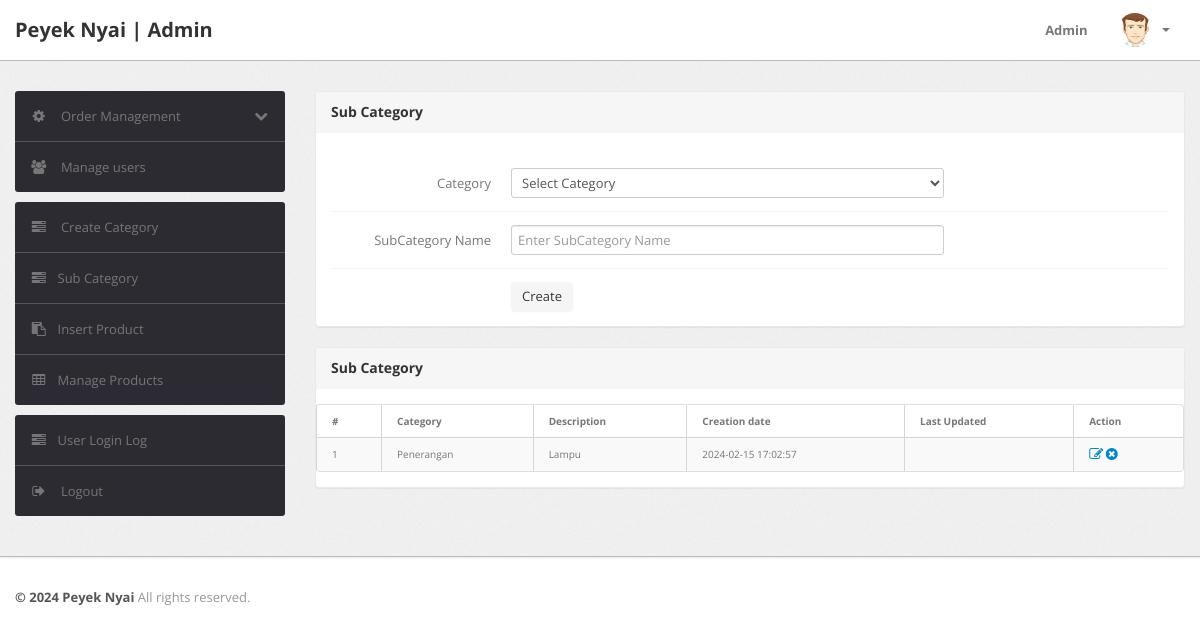
Page /admin/subcategory.php (signed in) on the committed database.
### tables this page shows
CREATE TABLE `subcategory` (
  `id` int(11) NOT NULL,
  `categoryid` int(11) DEFAULT NULL,
  `subcategory` varchar(255) DEFAULT NULL,
  `creationDate` timestamp NULL DEFAULT current_timestamp(),
  `updationDate` varchar(255) DEFAULT NULL
);

CREATE TABLE `category` (
  `id` int(11) NOT NULL,
  `categoryName` varchar(255) DEFAULT NULL,
  `categoryDescription` longtext DEFAULT NULL,
  `creationDate` timestamp NOT NULL DEFAULT current_timestamp(),
  `updationDate` varchar(255) DEFAULT NULL
);

### admin/subcategory.php (the view, shortened to what this page needs)
<?php
include('include/config.php');
if(strlen($_SESSION['alogin'])==0)
	{
header('location:index.php');
}
else{
?>
<!DOCTYPE html>
<html lang="en">
<head>
	<link type="text/css" href="bootstrap/css/bootstrap.min.css" rel="stylesheet">
	<link type="text/css" href="bootstrap/css/bootstrap-responsive.min.css" rel="stylesheet">
	<link type="text/css" href="css/theme.css" rel="stylesheet">
	<link type="text/css" href="images/icons/css/font-awesome.css" rel="stylesheet">
</head>
<body>
<?php include('include/header.php');?>
	<div class="wrapper">
		<div class="container">
			<div class="row">
<?php include('include/sidebar.php');?>
			<div class="span9">
					<div class="content">
						<div class="module">
							<div class="module-head">
								<h3>Sub Category</h3>
							</div>
							<div class="module-body">
									<br />
			<form class="form-horizontal row-fluid" name="subcategory" method="post" >
<div class="control-group">
<label class="control-label" for="basicinput">Category</label>
<div class="controls">
<select name="category" class="span8 tip" required>
<option value="">Select Category</option>
</select>
</div>
</div>
<div class="control-group">
<label class="control-label" for="basicinput">SubCategory Name</label>
<div class="controls">
<input type="text" placeholder="Enter SubCategory Name"  name="subcategory" class="span8 tip" required>
</div>
</div>
	<div class="control-group">
											<div class="controls">
												<button type="submit" name="submit" class="btn">Create</button>
											</div>
										</div>
									</form>
							</div>
						</div>
	<div class="module">
							<div class="module-head">
								<h3>Sub Category</h3>
							</div>
							<div class="module-body table">
    <table class="table table-bordered table-striped table-smaller">									<thead>
										<tr>
											<th>#</th>
											<th>Category</th>
											<th>Description</th>
											<th>Creation date</th>
											<th>Last Updated</th>
											<th>Action</th>
										</tr>
									</thead>
									<tbody>
<?php $query=mysqli_query($con,"select subcategory.id,category.categoryName,subcategory.subcategory,subcategory.creationDate,subcategory.updationDate from subcategory join category on category.id=subcategory.categoryid");
$cnt=1;
while($row=mysqli_fetch_array($query))
{
?>
										<tr>
											<td><?php echo htmlentities($cnt);?></td>
											<td><?php echo htmlentities($row['categoryName']);?></td>
											<td><?php echo htmlentities($row['subcategory']);?></td>
											<td> <?php echo htmlentities($row['creationDate']);?></td>
											<td><?php echo htmlentities($row['updationDate']);?></td>
											<td>
											<a href="edit-subcategory.php?id=<?php echo $row['id']?>" ><i class="icon-edit"></i></a>
											<a href="subcategory.php?id=<?php echo $row['id']?>&del=delete" onClick="return confirm('Are you sure you want to delete?')"><i class="icon-remove-sign"></i></a></td>
										</tr>
										<?php $cnt=$cnt+1; } ?>
								</table>
							</div>
						</div>
					</div>
				</div>
			</div>
		</div>
	</div>
<?php include('include/footer.php');?>
</body>
<?php } ?>

### admin/css/theme.css (style rules this page uses)
body { font-size: 13px; font-family: 'Open Sans', Arial, sans-serif; background: #fff; color: #777 }
h1, h2, h3, h4, h5, h6 { color: #333; margin-top: 0 }
h3 { font-size: 20px }
.wrapper { background: url(../images/bg.png) #eee; border-bottom: 1px solid #bbb; -webkit-box-shadow: 0 1px 2px rgba(0,0,0,0.1); -moz-box-shadow: 0 1px 2px rgba(0,0,0,0.1); box-shadow: 0 1px 2px rgba(0,0,0,0.1); padding: 30px 0 }
form { margin: 0 }
select, textarea, input[type="text"], input[type="password"], input[type="datetime"], input[type="datetime-local"], input[type="date"], input[type="month"], input[type="time"], input[type="week"], input[type="number"], input[type="email"], input[type="url"], input[type="search"], input[type="tel"], input[type="color"], .uneditable-input, label, input, button, select, textarea { -webkit-border-radius: 3px; -moz-border-radius: 3px; border-radius: 3px; font-size: 13px; font-family: 'Open Sans', Tahoma, Arial, sans-serif }
body [class^="icon-"], body [class*=" icon-"] { font-size: 14px; line-height: 20px; height: 20px }
.module { background: #fff; -webkit-border-radius: 3px; -moz-border-radius: 3px; border-radius: 3px; border: 1px solid #ccc; border-bottom-color: #bbb; -webkit-box-shadow: 0 0 1px rgba(0,0,0,0.2); -moz-box-shadow: 0 0 1px rgba(0,0,0,0.2); box-shadow: 0 0 1px rgba(0,0,0,0.2); margin-bottom: 30px }
.form-horizontal .control-group, .form-vertical .control-group { margin-bottom: 0 }
.form-horizontal .control-group+.control-group, .form-vertical .control-group+.control-group { margin-top: 13px; padding-top: 13px; border-top: 1px solid #f5f5f5 }
.btn, .btn-box { -webkit-border-radius: 3px; -moz-border-radius: 3px; border-radius: 3px }
.btn { font-size: 13px; font-weight: 600 }
.btn { display: inline-block; margin-bottom: 0; font-weight: 400; text-align: center; vertical-align: middle; cursor: pointer; background-image: none; border: 1px solid transparent; white-space: nowrap; padding: 4px 10px; font-size: 13px; line-height: 1.42857; border-radius: 4px; -webkit-user-select: none; -moz-user-select: none; -ms-user-select: none; user-select: none }
.table { margin-bottom: 0 }
.table th, .table td { border-color: #d5d5d5!important }
.table-bordered thead:first-child tr:first-child>th:first-child, .table-bordered tbody:first-child tr:first-child>td:first-child { -webkit-border-top-left-radius: 2px; -moz-border-radius-topleft: 2px; border-top-left-radius: 2px }
.table-bordered thead:first-child tr:first-child>th:last-child, .table-bordered tbody:first-child tr:first-child>td:last-child { -webkit-border-top-right-radius: 2px; -moz-border-radius-topright: 2px; border-top-right-radius: 2px }
.table-bordered thead:last-child tr:last-child>th:first-child, .table-bordered tbody:last-child tr:last-child>td:first-child, .table-bordered tfoot:last-child tr:last-child>td:first-child { -webkit-border-bottom-left-radius: 2px; -moz-border-radius-bottomleft: 2px; border-bottom-left-radius: 2px }
.table-bordered thead:last-child tr:last-child>th:last-child, .table-bordered tbody:last-child tr:last-child>td:last-child, .table-bordered tfoot:last-child tr:last-child>td:last-child { -webkit-border-bottom-right-radius: 2px; -moz-border-radius-bottomright: 2px; border-bottom-right-radius: 2px }
.module { box-shadow: 0 0 3px rgba(0,0,0,.1); border-color: #e9e9e9; margin-bottom: 20px; background-color: #fff; border-radius: 4px; -webkit-box-shadow: 0 1px 1px rgba(0,0,0,.05); box-shadow: 0 1px 1px rgba(0,0,0,.05); }
.module-head { color: #767676; background-color: #f6f6f6; border-color: #e9e9e9; padding: 10px 15px; border-bottom: 1px solid transparent; border-top-right-radius: 3px; border-top-left-radius: 3px; }
.module-head h3 { font-size: 14px; line-height: 20px; height: 20px; margin: 0 }
.module-body { padding: 15px }
.module-body.table { padding: 15px 0 }
.module-body.table .table th, .module-body.table .table td { padding-left: 15px; padding-right: 15px }

### admin/subcategory.php (style rules this page uses)
.table-smaller th, .table-smaller td { font-size: 10px; padding: 6px; }

### rows in the picture
subcategory: categoryid.categoryName "Penerangan", subcategory "Lampu", creationDate "2024-02-15 17:02:57"
